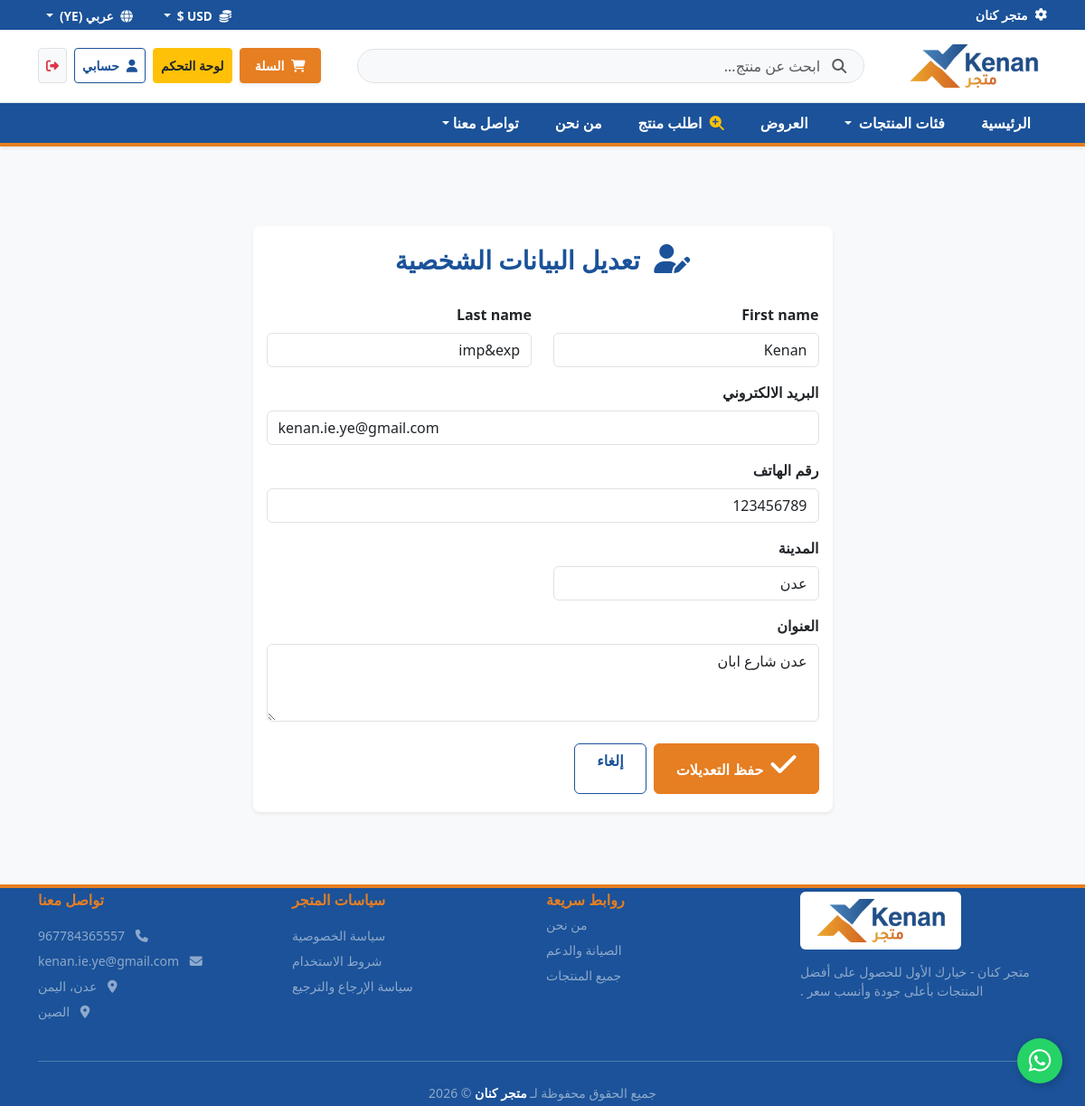
Screenshot of /profile/edit/ (signed in) with the database file from the repository.
### shop/models/custom_user.py (models this page shows, shortened)
class CustomUser(AbstractUser):
    email =django.db.models.EmailField(unique=True,verbose_name="البريد الالكتروني")
    USERNAME_FIELD = 'email'
    REQUIRED_FIELDS = ['username']
    class Meta:
        verbose_name="مستخدم"
        verbose_name_plural="المستخدمون"

### shop/models/customer.py (models this page shows, shortened)
class Customer(django.db.models.Model):
    CUSTOMER_TYPE_CHOICES = (
        ('regular', 'عادي'),
        ('wholesale', 'جملة'),
        ('vip', 'مميز'),
    )
    user = django.db.models.OneToOneField(
        settings.AUTH_USER_MODEL,
        on_delete=django.db.models.CASCADE,
        related_name='customer_profile',
        verbose_name="حساب المستخدم"
    )
    phone = django.db.models.CharField(max_length=20, unique=True, blank=False, null=False, verbose_name="الهاتف")
    address = django.db.models.TextField(blank=True, null=True, verbose_name="العنوان")
    city = django.db.models.CharField(max_length=100, default='عدن', verbose_name="المدينة")
    language = django.db.models.CharField(max_length=10, default='العربية', verbose_name="لغة الحساب")
    currency = django.db.models.CharField(max_length=10, default='SAR', verbose_name="العملة المفضلة")
    customer_type = django.db.models.CharField(
        max_length=20, choices=CUSTOMER_TYPE_CHOICES, default='regular', blank=True,
        verbose_name="تصنيف العميل"
    )
    created_at = django.db.models.DateTimeField(auto_now_add=True, verbose_name="تاريخ الانضمام")
    class Meta:
        verbose_name = "عميل"
        verbose_name_plural = "العملاء"

### shop/views/account/edit_profile.py (the view)
@login_required(login_url='login')
def edit_profile(request):
    if request.method == 'POST':
        form = EditProfileForm(request.POST, instance=request.user)
        if form.is_valid():
            form.save()
            messages.success(request, "تم تحديث بياناتك الشخصية بنجاح.")
            return redirect('customer_profile')
    else:
        form = EditProfileForm(instance=request.user)
    return render(request, 'shop/accounts/edit_profile.html', {'form': form})

### shop/context_processors.py (called while the page is built)
def nav_categories(request):
    return {'nav_categories': Category.objects.filter(parent=None).prefetch_related('children')}

def cart_summary(request):
    cart_id = request.session.get('cart_id')
    cart = Cart.objects.filter(id=cart_id).first() if cart_id else None
    return {'cart_count': cart.get_total_items() if cart else 0}

### shop/templates/shop/accounts/edit_profile.html (shortened to what this page needs)
{% extends 'shop/base.html' %}
{% block content %}
<div class="container py-5">
    <div class="row justify-content-center">
        <div class="col-lg-7">
            <div class="card border-0 shadow-sm p-4 rounded-3">
                <h3 class="fw-bold mb-4 text-center" style="color:#1b5299;">
                    <i class="fa-solid fa-user-pen me-2"></i> تعديل البيانات الشخصية
                </h3>
                <form method="POST">
                    <div class="row">
                        <div class="col-md-6 mb-3">
                            <label class="form-label fw-bold">{{ form.first_name.label }}</label>
                            {{ form.first_name }}
                        </div>
                        <div class="col-md-6 mb-3">
                            <label class="form-label fw-bold">{{ form.last_name.label }}</label>
                            {{ form.last_name }}
                        </div>
                    </div>
                    <div class="mb-3">
                        <label class="form-label fw-bold">{{ form.email.label }}</label>
                        {{ form.email }}
                    </div>
                    <div class="mb-3">
                        <label class="form-label fw-bold">{{ form.phone.label }}</label>
                        {{ form.phone }}
                    </div>
                    <div class="row">
                        <div class="col-md-6 mb-3">
                            <label class="form-label fw-bold">{{ form.city.label }}</label>
                            {{ form.city }}
                        </div>
                    </div>
                    <div class="mb-4">
                        <label class="form-label fw-bold">{{ form.address.label }}</label>
                        {{ form.address }}
                    </div>
                    <div class="d-flex gap-2">
                        <button type="submit" class="btn btn-kenan-orange fw-bold px-4">
                            <i class="fa-solid fa-check me-1"></i> حفظ التعديلات
                        </button>
                        <a href="{% url 'customer_profile' %}" class="btn btn-outline-kenan fw-bold px-4">إلغاء</a>
                    </div>
                </form>
            </div>
        </div>
    </div>
</div>
{% endblock %}

### shop/static/shop/css/style.css (style rules this page uses)
.feature-card, .card, .row .col-md-4 > div { padding: 20px 15px !important; min-height: auto !important; border-radius: 12px; box-shadow: 0 4px 15px rgba(0, 0, 0, 0.04); transition: transform 0.3s ease, box-shadow 0.3s ease; border: 1px solid rgba(0, 0, 0, 0.05); }
.feature-card img, .feature-card i, .card i { font-size: 2rem; margin-bottom: 10px; }

### shop/templates/shop/base.html (style rules this page uses)
html, body { width: 100%; min-height: 100vh; margin: 0; padding: 0; overflow-x: hidden; background-color: #f8f9fa; }
.btn-kenan-orange { background-color: #e67e22 !important; border-color: #e67e22 !important; color: #ffffff !important; font-weight: bold !important; white-space: nowrap !important; }
.btn-outline-kenan { border-color: #1b5299 !important; color: #1b5299 !important; background-color: transparent !important; white-space: nowrap !important; }

### rows the page displays
CustomUser: first_name "Kenan", last_name "imp&exp", email "kenan.ie.ye@gmail.com"
Customer: phone "123456789", city "عدن", address "عدن شارع ابان"
